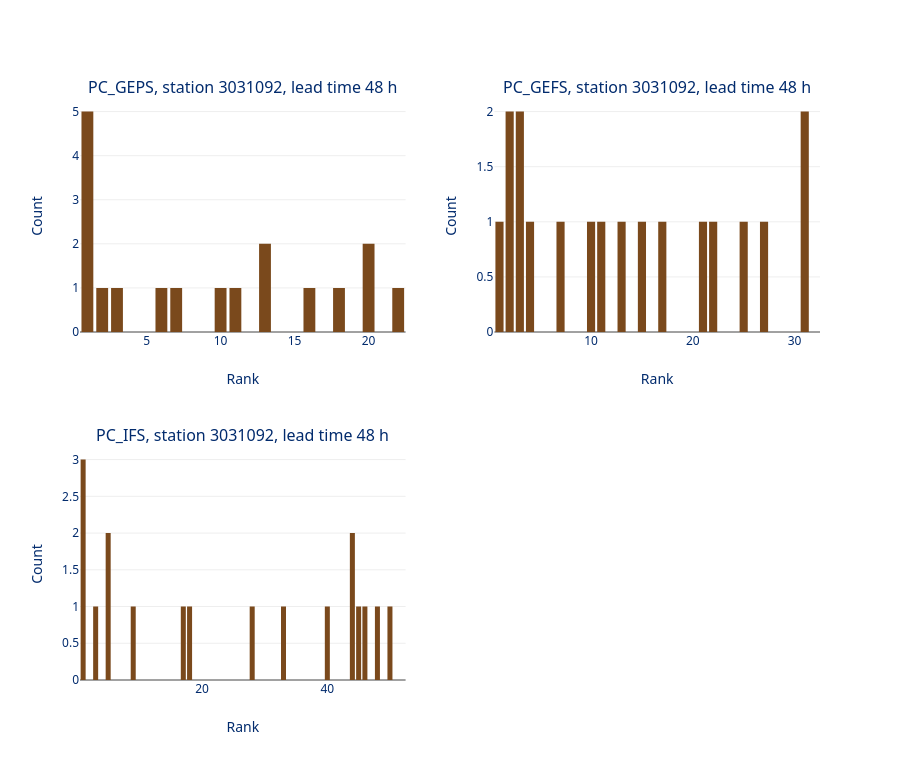

Notebook source saved alongside this figure:
### Code cell
from verification_plots import rank_histogram_plot

#rank_histogram_plot(ods, station=stations[0], lead_time=lead_times[4])

rank_histogram_plot(ods, lead_time=lead_times[1])

### Figure 1 — Plotly figure (JSON) as saved in the notebook; plotly's stock layout.template omitted (floating-point values rounded to 4 significant figures)
{"data": [{"marker": {"color": "#7A491C"}, "showlegend": false, "type": "bar", "x": [1.0, 2.0, 3.0, 4.0, 5.0, 6.0, 7.0, 8.0, 9.0, 10.0, 11.0, 12.0, 13.0, 14.0, 15.0, 16.0, 17.0, 18.0, 19.0, 20.0, 21.0, 22.0], "xaxis": "x", "y": [5, 1, 1, 0, 0, 1, 1, 0, 0, 1, 1, 0, 2, 0, 0, 1, 0, 1, 0, 2, 0, 1], "yaxis": "y"}, {"marker": {"color": "#7A491C"}, "showlegend": false, "type": "bar", "x": [1.0, 2.0, 3.0, 4.0, 5.0, 6.0, 7.0, 8.0, 9.0, 10.0, 11.0, 12.0, 13.0, 14.0, 15.0, 16.0, 17.0, 18.0, 19.0, 20.0, 21.0, 22.0, 23.0, 24.0, 25.0, 26.0, 27.0, 28.0, 29.0, 30.0, 31.0, 32.0], "xaxis": "x2", "y": [1, 2, 2, 1, 0, 0, 1, 0, 0, 1, 1, 0, 1, 0, 1, 0, 1, 0, 0, 0, 1, 1, 0, 0, 1, 0, 1, 0, 0, 0, 2, 0], "yaxis": "y2"}, {"marker": {"color": "#7A491C"}, "showlegend": false, "type": "bar", "x": [1.0, 2.0, 3.0, 4.0, 5.0, 6.0, 7.0, 8.0, 9.0, 10.0, 11.0, 12.0, 13.0, 14.0, 15.0, 16.0, 17.0, 18.0, 19.0, 20.0, 21.0, 22.0, 23.0, 24.0, 25.0, 26.0, 27.0, 28.0, 29.0, 30.0, 31.0, 32.0, 33.0, 34.0, 35.0, 36.0, 37.0, 38.0, 39.0, 40.0, 41.0, 42.0, 43.0, 44.0, 45.0, 46.0, 47.0, 48.0, 49.0, 50.0, 51.0, 52.0], "xaxis": "x3", "y": [3, 0, 1, 0, 2, 0, 0, 0, 1, 0, 0, 0, 0, 0, 0, 0, 1, 1, 0, 0, 0, 0, 0, 0, 0, 0, 0, 1, 0, 0, 0, 0, 1, 0, 0, 0, 0, 0, 0, 1, 0, 0, 0, 2, 1, 1, 0, 1, 0, 1, 0, 0], "yaxis": "y3"}], "layout": {"annotations": [{"font": {"size": 16}, "showarrow": false, "text": "PC_GEPS, station 3031092, lead time 48 h", "x": 0.22, "xanchor": "center", "xref": "paper", "y": 1, "yanchor": "bottom", "yref": "paper"}, {"font": {"size": 16}, "showarrow": false, "text": "PC_GEFS, station 3031092, lead time 48 h", "x": 0.78, "xanchor": "center", "xref": "paper", "y": 1, "yanchor": "bottom", "yref": "paper"}, {"font": {"size": 16}, "showarrow": false, "text": "PC_IFS, station 3031092, lead time 48 h", "x": 0.22, "xanchor": "center", "xref": "paper", "y": 0.4, "yanchor": "bottom", "yref": "paper"}], "height": 760, "xaxis": {"anchor": "y", "domain": [0, 0.44], "title": {"text": "Rank"}}, "xaxis2": {"anchor": "y2", "domain": [0.56, 1], "title": {"text": "Rank"}}, "xaxis3": {"anchor": "y3", "domain": [0, 0.44], "title": {"text": "Rank"}}, "xaxis4": {"anchor": "y4", "domain": [0.56, 1]}, "yaxis": {"anchor": "x", "domain": [0.6, 1], "title": {"text": "Count"}}, "yaxis2": {"anchor": "x2", "domain": [0.6, 1], "title": {"text": "Count"}}, "yaxis3": {"anchor": "x3", "domain": [0, 0.4], "title": {"text": "Count"}}, "yaxis4": {"anchor": "x4", "domain": [0, 0.4]}}}
